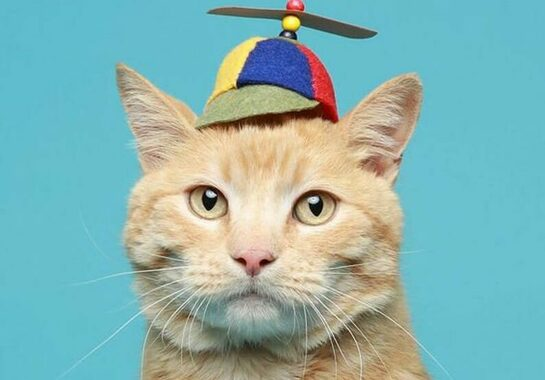
#> input picture Keypoints/cat_image.jpg, 545 x 380 px
$ python main.py
#> lines starting #> are read from the running program, lines starting #| are printed output that depends on the picture
### Keypoints/ScaleSPGen.py
# Ricky Fok
# Image Processing and Retrieval Research
# Led by Dr. Korah
# Class to generate Scale Space

import cv2
import numpy as np
import copy
import os
import matplotlib.pyplot as plt

class OctaveGenerator:

    def __init__(self, img, blurNum, sigma):
        self.img = img
        self.sigma = sigma
        self.blurNum = blurNum
        self.blur_ksize = (15,15)
        self.arrData = np.asarray(self.img)
        self.space = [0] * blurNum   # array representing octaves with blur levels

    def displayOGImg(self):
        plt.imshow(self.img, cmap='gray')
        plt.show()

    def createOctaves(self):
        initialImg = self.img
        tempSig = self.sigma
        for x in range(self.blurNum):
            if x == 0:
                print(f"Blur {self.blurNum} Generated")
                self.space[x] = initialImg
                x += 1
            else:
                tempImg = cv2.GaussianBlur(initialImg, self.blur_ksize, sigmaX=self.sigma*1.6, sigmaY=self.sigma*1.6)
                self.space[x] = tempImg
                tempSig = tempSig * (2 ** 0.5)  #sigma differ by factor of root 2
                x += 1

        for y in range(len(self.space)):
            k = cv2.waitKey(0) & 0xFF
            if(k == 32):
                cv2.imshow(self.space[y])
            y += 1
        cv2.waitKey(0)
        cv2.destroyAllWindows()

### Keypoints/main.py
# Ricky Fok
# Image Processing and Retrieval Research
# Led by Dr. Korah
# Class to generate Scale Space

import os
import cv2
import numpy as np
import matplotlib.pyplot as plt
from ScaleSPGen import OctaveGenerator

def main(): # main method
    oNum = 4    # input("How many octave levels: ") #number of octaves
    bNum = 5    # input("How many blur levels: ")   #number of blurs
    sigNum = 0.707103   #input("Sigma Value: ") #TODO check sigma value
    mainImg = readImg()
    scaleSpace = OctaveGenerator(mainImg, int(bNum), float(sigNum))
    scaleSpace.createOctaves()
    #scaleSpace.displayOGImg()

def readImg():  # reads in image
    img = cv2.imread('cat_image.jpg', cv2.IMREAD_GRAYSCALE)
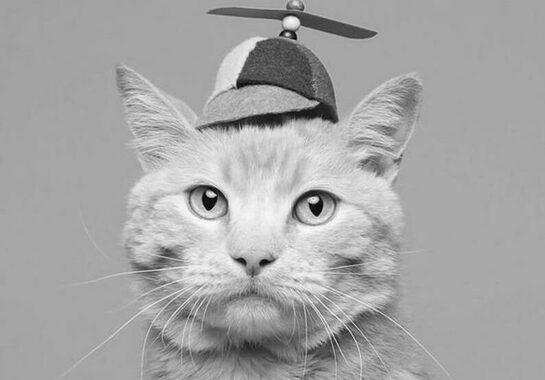
#> img: shape (380, 545); min 0, max 252, mean 165.6
    img = cv2.cvtColor(img, cv2.COLOR_BGR2RGB)  #allows for correct matplotlib display since in RGB instead of BGR
#> img: shape (380, 545, 3)
    img = cv2.resize(img, (0,0), fx = 2, fy = 2) #doubles image size
#> img: shape (760, 1090, 3)
    img = cv2.GaussianBlur(img, (3,3), sigmaX=0.707103, sigmaY=0.707103)    #anti-alliasing TODO: check sigma values
    return img

if __name__ == '__main__':
    main()
#> after the loop in createOctaves, `for x in range(self.blurNum):`: self.space = 5 items; tempSig = 2.83
#> the loop in createOctaves, `for y in range(len(self.space)):` made 5 passes; (key Esc is pressed on pass 1)
